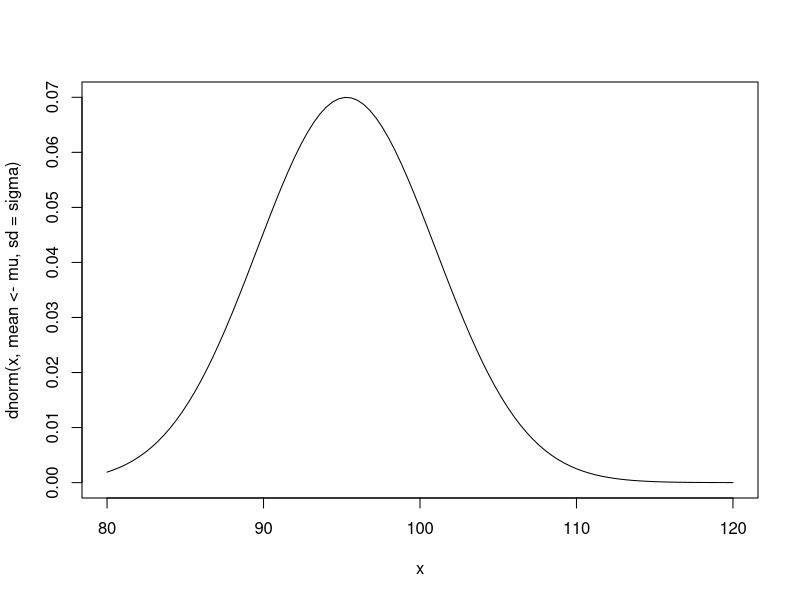
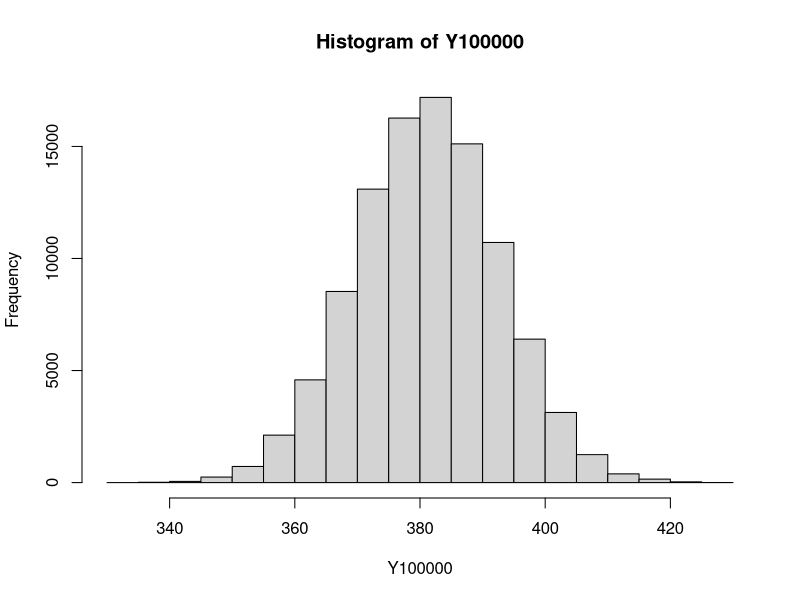
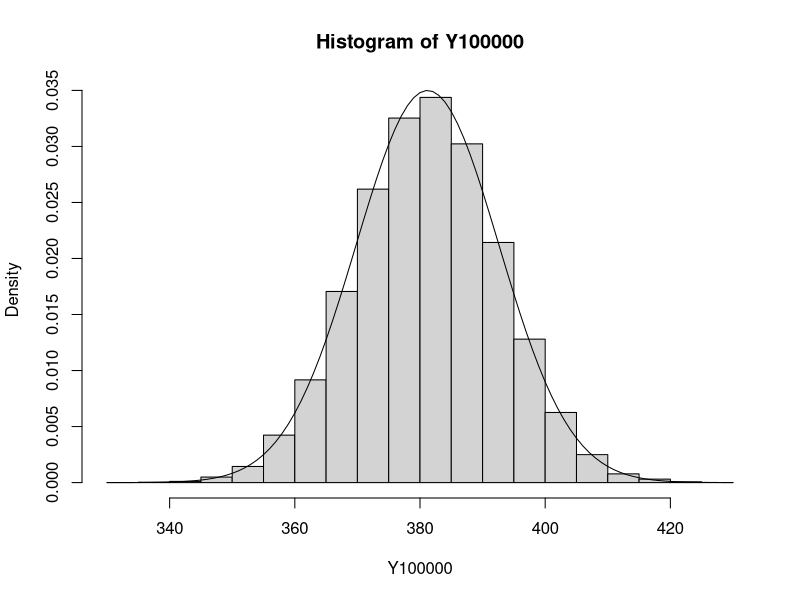
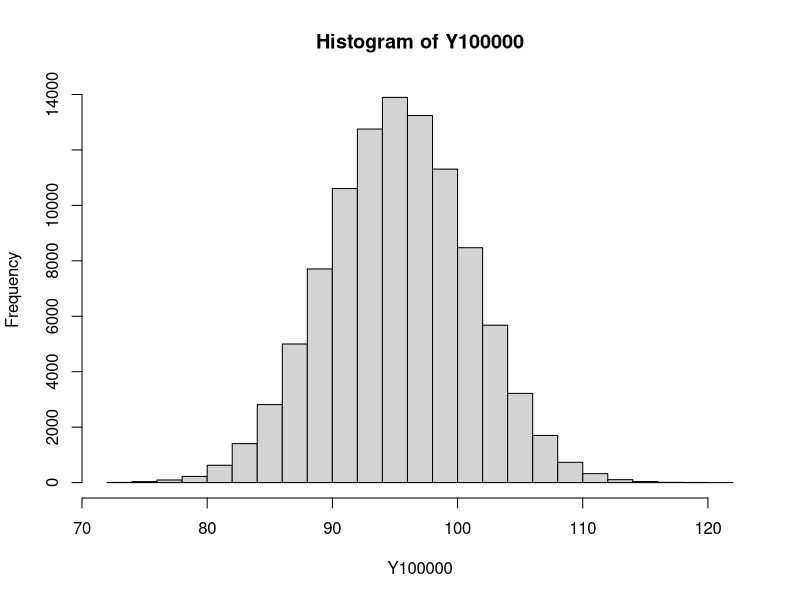

Here is the R script that generated these plots, in order: (Note: this script raises an error after producing the figures.)
#poblacion
mu<-95.3
sigma<-5.7
curve(dnorm(x, mean<-mu,sd=sigma),
      xlim=c(80,120))

rnorm(1, mu, sigma)
pnorm(98,mu, sigma)#la probabilitat de que sigue como maximo 98
pnorm(97,mu, sigma)

set.seed(123)
Y <- function(i)(sum(rnorm(4, mu, sigma)))#suma de la muestra o suma de la resistencia de la muestra
Y(1) 
#valor esperado
Y10<- sapply(1:10,Y)
Y10
mean(Y10)
###
Y100000<- sapply(1:100000,Y)
hist(Y100000)
mean(Y100000)
####EN TEORIA la media de la suma muestral
####de tamaño n=4
4*mu
###VARIANZA de la suma,muestral
4*sigma^2
var(Y100000)
###
hist(Y100000, freq=FALSE)

curve(dnorm(x, mean<-4*mu, sd=sqrt(4)*sigma), 
            add=TRUE)
###
Y <- function(i)(sum(rnorm(100, mu, sigma)))#suma de la muestra o suma de la resistencia de la muestra
Y100000<-sapply(1:10000,Y)
var(Y100000)
###PNORM MEANS LA PROBABILITAT DE QUE SEA MENOR QUE EL NUMERO Q INDUIMOS
P <- 1-pnorm(103,mu, sigma) # LA PROBABILITAT DE QUE LA RESISTENCIA SIGUIN MAYOR IGUAL QUE 103
P


Y <- function(i)(sum(rnorm(1, mu, sigma)))
Y100000<-sapply(1:100000,Y)
hist(Y100000)
Y10000 > 103
####
xbar <- function(i)(mean(rnorm(4, mu, sigma)))
xbar100000<-sapply(1:100000,xbar)
hist(xbar100000)
mean(xbar100000 < 98)
pnorm(98,mu,sigma/sqrt(4))### sigma/sqrt(n) es el error estandard de promedio commo dice el ejercicio la probabilitat de mijana
####32
Ssq<- function(i)(var(rnorm(100, mu, sigma)))
Ssq100000<-sapply(1:100000,Ssq)
hist(Ssq100000)
mean(Ssq100000 > 32)
Z <- 1- pchisq((100-1)*32/sigma^2, 100-1)# (N-1)*32/SIGMA^2
Z
hist(Ssq100000*(100-1)/sigma^2, prob=TRUE)
curve(dchisq(x, 100-1), add= TRUE, col="red")
(100-1)*32/sigma^2

